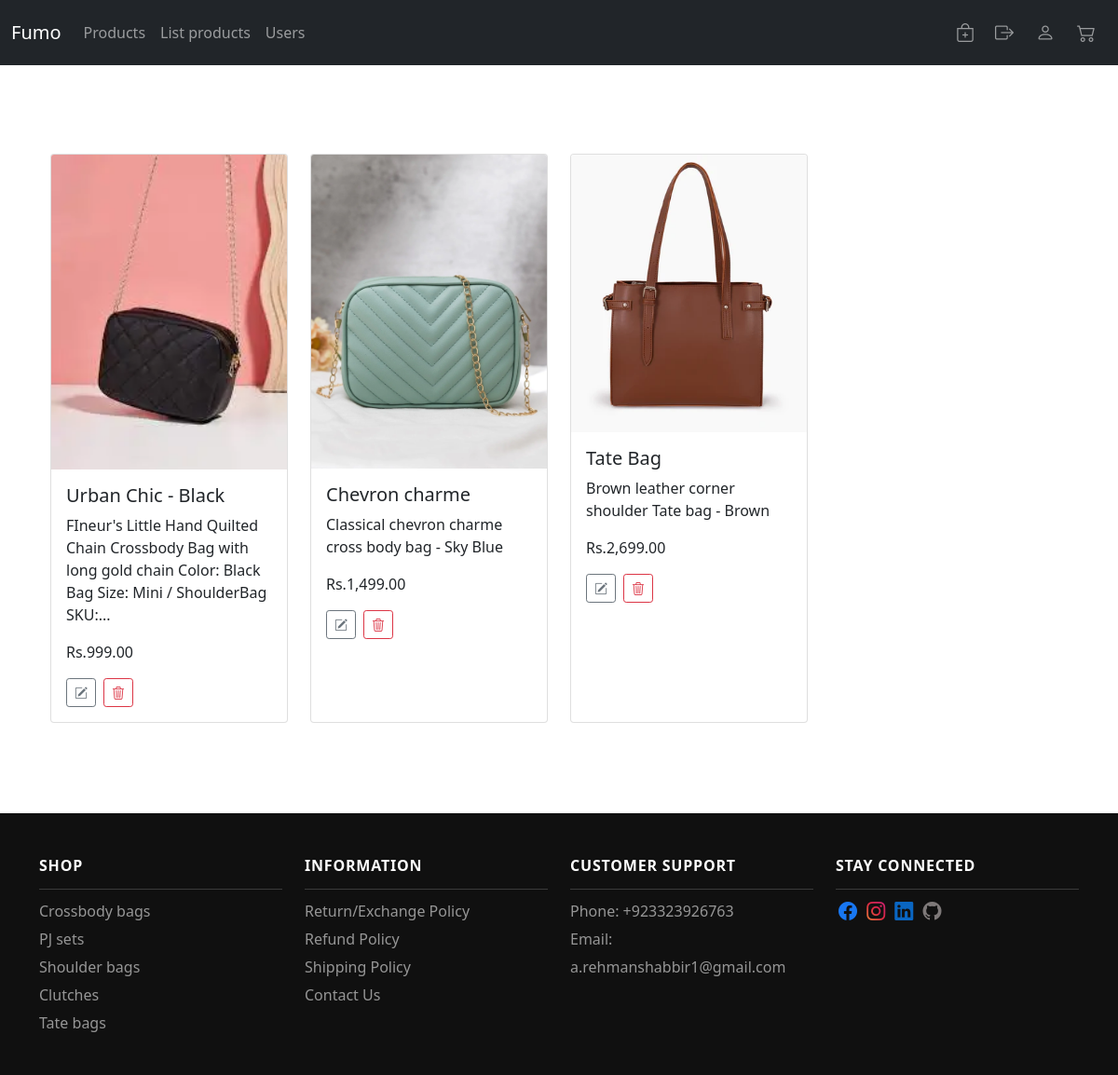
/admin/products (signed in), run on an earlier commit of the app's database.
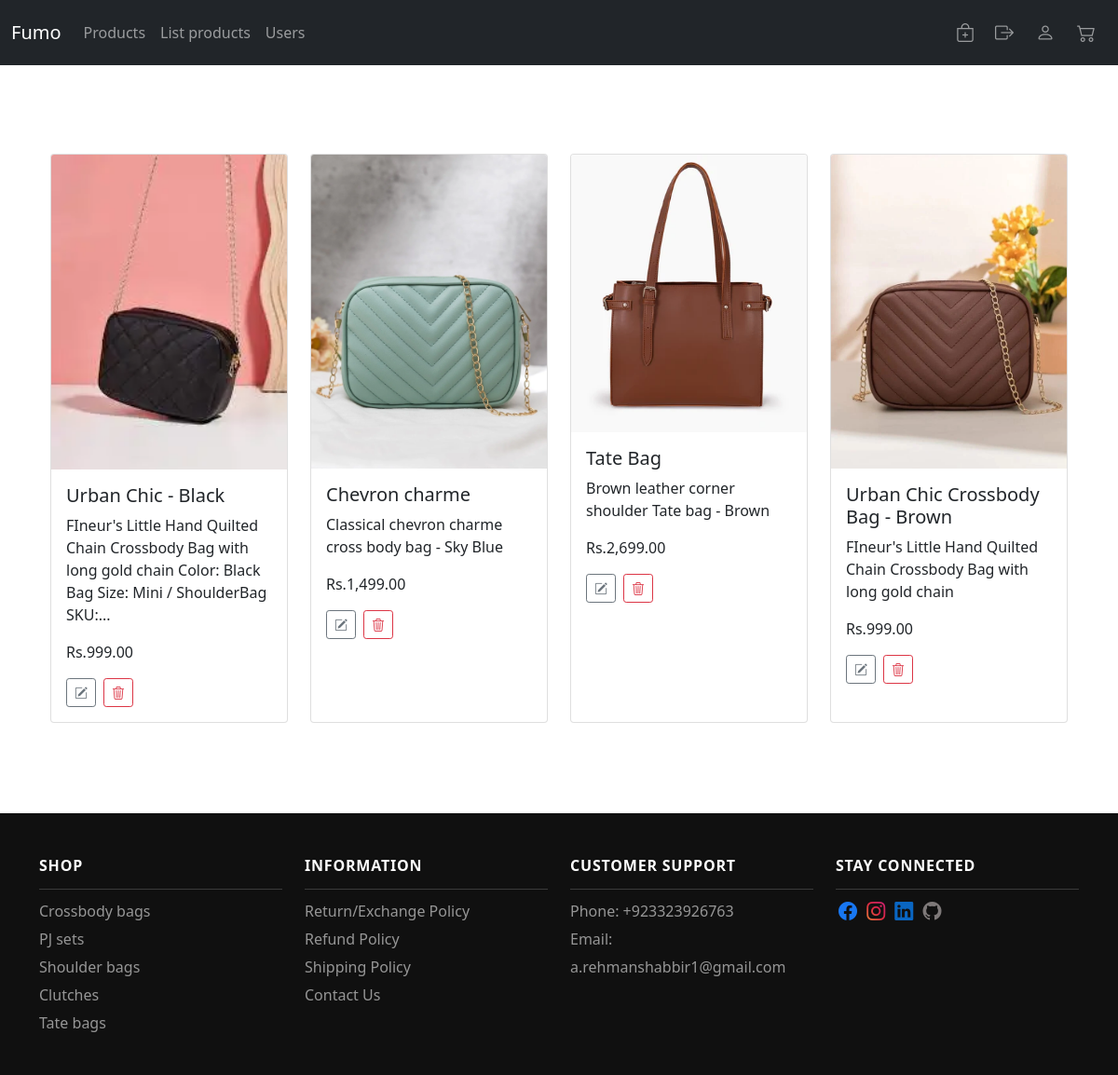
And on a later commit of the database.
### tables this page shows
CREATE TABLE product (
    id INTEGER PRIMARY KEY AUTOINCREMENT,
    name TEXT,
    description TEXT,
    price INTEGER NOT NULL,
    categoryid INTEGER, imageurl text,
    FOREIGN KEY(categoryid) REFERENCES category(id)
);

### app.py (the view)
@app.route("/admin/products", methods = ["GET", "POST"])
@admin_restricted
@login_required
def products():
        db = get_db()
        product_list = db.execute("SELECT * FROM product")
        return render_template("products.html", product_list=product_list, rupee=rupee)

### app.py (called while the page is built)
@app.after_request
def after_request(response):
    response.headers["Cache-Control"] = "no-cache, no-store, must-revalidate"
    response.headers["Expires"] = 0
    response.headers["Pragma"] = "no-cache"
    return response

### helpers.py (called while the page is built)
def get_db():
    if 'db' not in g:
        g.db = sqlite3.connect(
            current_app.config['DATABASE'],
            detect_types=sqlite3.PARSE_DECLTYPES
        )
        g.db.row_factory = sqlite3.Row
    return g.db

def login_required(f):
    @wraps(f)
    def decorated_function(*args, **kwargs):
        if session.get("user_id") is None:
            return redirect(url_for("login"))
        return f(*args, **kwargs)
    return decorated_function

def admin_restricted(f):
    @wraps(f)
    def decorated_function(*args, **kwargs):
        if session.get("user_type") != "admin":
            flash("Admin restricted!")
            return redirect(url_for("home"))
        return f(*args, **kwargs)
    return decorated_function

def rupee(value):
    return f"Rs.{value:,.2f}"

### templates/products.html (shortened to what this page needs)
{% extends "layout.html" %}
{% block main %}
<div class="row row-cols-1 row-cols-sm-2 row-cols-md-3 row-cols-lg-4 g-4">
  {% for product in product_list %}
  <div class="col mb-4">
    <div class="card h-100 addproduct_form">
      <img src="{{ url_for('static', filename=product.imageurl) }}" style="max-height: 350px; max-width: 100%; object-fit: contain;" class="card-img-top img-fluid" alt="incorrect url">
      <div class="card-body">
        <h5 class="card-title">{{ product.name }}</h5>
        <p class="card-text">{{ product.description }}</p>
        <p class="card-text">{{ product.price | rupee }}</p>
        <div class="row">
          <div class="col d-flex flex-row">
            <a href="{{ url_for('edit_product', id=product.id)}}" class="btn btn-outline-secondary btn-sm me-2">
              <i class="bi bi-pencil-square"></i>
            </a>
            <form action="/delete_product" method="POST">
              <button class="btn btn-outline-danger btn-sm" type="submit" id="product_id">
                <i class="bi bi-trash3"></i>
              </button>
            </form>
          </div>
        </div>
      </div>
    </div>
  </div>
  {% endfor %}
</div>
{% endblock %}

### templates/layout.html (shortened to what this page needs)
<!DOCTYPE html>
<html lang="en">
<head>
  <link rel="stylesheet" href="/static/style.css">
  <link href="https://cdn.jsdelivr.net/npm/bootstrap@5.0.2/dist/css/bootstrap.min.css" rel="stylesheet"
>
  <link rel="stylesheet" href="https://cdn.jsdelivr.net/npm/bootstrap-icons@1.11.2/font/bootstrap-icons.css">
</head>
<body>
  <header>
    <nav class="navbar navbar-expand-lg navbar-dark bg-dark">
      <div class="container-fluid">
        <a class="navbar-brand" href="/">Fumo</a>
        <div class="collapse navbar-collapse" id="navbarSupportedContent">
          <ul class="navbar-nav me-auto mb-2 mb-lg-0">
            {% if session['user_type'] == 'admin' %}
              <li class="nav-item">
                <a class="nav-link" href="/admin/products">Products</a>
              </li>
              <li class="nav-item">
                <a class="nav-link" href="/add_products">List products</a>
              </li>
              <li class="nav-item">
                <a class="nav-link" href="/users">Users</a>
              </li>
            {% endif %}
          </ul>
          <div class="dropdown">
            <a class="nav-link nav-icon" href="#" id="navbarDropdown" role="button" data-bs-toggle="dropdown"
              aria-expanded="false">
              <i class="bi bi-bag-plus"></i>
            </a>
          </div>
          {% if session["user_id"] %}
            <a class="nav-icon" href="/logout">
              <i class="bi bi-box-arrow-right"></i>
            </a>
          {% endif %}
          <a class="nav-icon" href="/login">
            <i class="bi bi-person"></i>
          </a>
          <a class="nav-icon" href="cart.html">
            <i class="bi bi-cart2"></i>
          </a>
        </div>
      </div>
    </nav>
  </header>
  <main class="container py-5 text-center">
    <div class="container">
      {% block main %}{% endblock %}
    </div>
  </main>
  <footer>
    <div class="container">
      <div class="row">
        <div class="col-lg-3 col-sm-6">
          <div class="single-box">
            <h3>SHOP</h3>
            <ul>
              <li><a href="#"><span>Crossbody bags</span></a></li>
              <li><a href="#"><span>PJ sets</span></a></li>
              <li><a href="#"><span>Shoulder bags</span></a></li>
              <li><a href="#"><span>Clutches</span></a></li>
              <li><a href="#"><span>Tate bags</span></a></li>
            </ul>
          </div>
        </div>
        <div class="col-lg-3 col-sm-6">
          <div class="single-box">
            <h3>INFORMATION</h3>
            <ul>
              <li><a href="#"><span>Return/Exchange Policy</span></a></li>
              <li><a href="#"><span>Refund Policy</span></a></li>
              <li><a href="#"><span>Shipping Policy</span></a></li>
              <li><a href="#"><span>Contact Us</span></a></li>
            </ul>
          </div>
        </div>
        <div class="col-lg-3 col-sm-6">
          <div class="single-box">
            <h3>CUSTOMER SUPPORT</h3>
            <ul>
              <li><a href="#"><span>Phone: +923323926763</span></a></li>
              <li><a href="#"><span>Email: a.rehmanshabbir1@gmail.com</span></a></li>
            </ul>
          </div>
        </div>
        <div class="col-lg-3 col-sm-6">
          <div class="single-box">
            <h3 class="social-tittle foot-tittle">
              <span>STAY CONNECTED</span>
            </h3>
            <a href="https://web.facebook.com/abdul.rehman.shabbir12">
              <i class="bi bi-facebook"></i>
            </a>
            <a href="https://www.instagram.com/ia.rehmanshabbir/?next=%2F">
              <i class="bi bi-instagram"></i>
            </a>
            <a
              href="https://www.linkedin.com/in/abdul-rehman-shabbir-b76a55219?lipi=urn%3Ali%3Apage%3Ad_flagship3_profile_view_base_contact_details%3Bca%2FjtcEPTnCVhurWymIx%2Fw%3D%3D">
              <i class="bi bi-linkedin"></i>
            </a>
            <a href="https://github.com/abdul894" title="github">
              <i class="bi bi-github"></i>
            </a>
          </div>
        </div>
      </div>
    </div>
  </footer>
</body>
</html>

### static/style.css (style rules this page uses)
html { height: 100%; }
body { margin: 0; font-family: "Arial", "sans-serif"; height: 100%; display: flex; flex-direction: column; }
footer { background: #101010; margin-top: auto; }
.container { padding: 47px 0 25px; }
.nav-icon { text-decoration: none; color: rgba(255, 255, 255, .55); font-size: 20px; padding: 12px; transition: color .15s ease-in-out,background-color .15s ease-in-out,border-color .15s ease-in-out; }
.nav-link.nav-icon { text-decoration: none; color: rgba(255, 255, 255, .55); font-size: 20px; padding: 10px; transition: color .15s ease-in-out,background-color .15s ease-in-out,border-color .15s ease-in-out; }
.single-box h3 { letter-spacing: .05em; font-size: 16px; font-weight: 700; color: #fff; text-transform: uppercase; padding-bottom: 15px; border-bottom: 1px solid #3b3b3b; }
.single-box ul { list-style: none; padding: 0; }
.single-box ul li a { text-decoration: none; color: #969696; line-height: 30px; font-weight: 100; }
.bi-linkedin { color: #0A66C2; padding: 3px; font-size: 20px; }
.bi-facebook { color: #1877f2; padding: 3px; font-size: 20px; }
.bi-instagram { background: #f09433; background: -moz-linear-gradient(45deg, #f09433 0%, #e6683c 25%, #dc2743 50%, #cc2366 75%, #bc1888 100%); background: -webkit-linear-gradient(45deg, #f09433 0%,#e6683c 25%,#dc2743 50%,#cc2366 75%,#bc1888 100%); background: linear-gradient(45deg, #f09433 0%,#e6683c 25%,#dc2743 50%,#cc2366 75%,#bc1888 100%); filter: progid:DXImageTransform.Microsoft.gradient( startColorstr='#f09433', endColorstr='#bc1888',GradientType=1 ); -webkit-background-clip: text; background-clip: text; color: transparent; padding: 3px; font-size: 20px; }
.bi-github { color: #7e7979; padding: 3px; font-size: 20px; }
.single-box a { text-decoration: none; }
.addproduct_form { text-align: left; height: 500px; }

What changed in the data, as far as the page shows it:
added product: imageurl (picture), name "Urban Chic Crossbody Bag - Brown", description "FIneur's Little Hand Quilted Chain Crossbody Bag with long gold chain", price "Rs.999.00"
